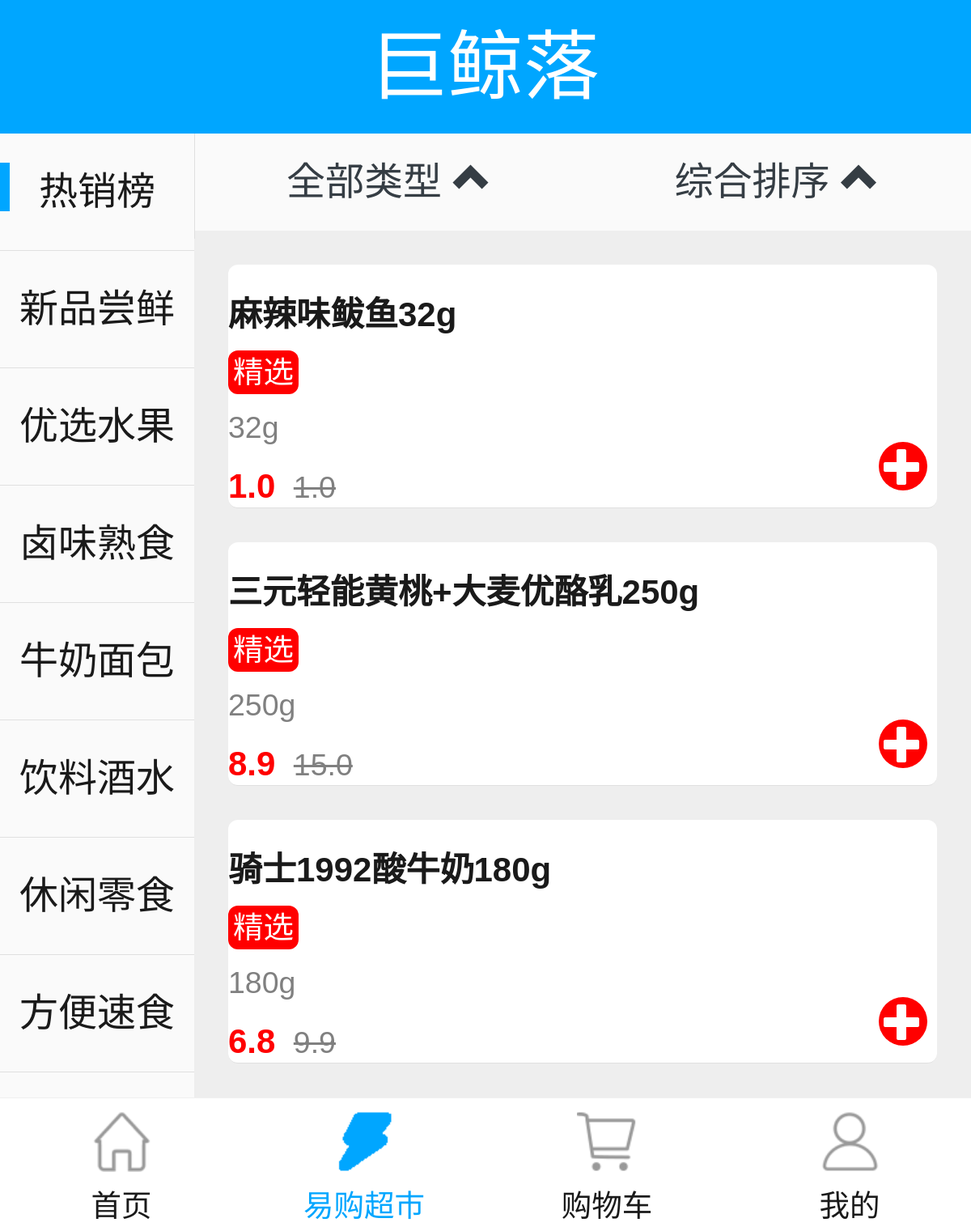
Page /jingluo/market/104749/0/0/ on the committed database.
### app/models.py (models this page shows)
class Foodtypes(models.Model):
    typeid = models.CharField(max_length=10)
    typename = models.CharField(max_length=100)
    childtypenames = models.CharField(max_length=200)
    typesort = models.IntegerField()
    class Meta:
        db_table = 'axf_foodtypes'
    def __str__(self):
        return self.typename

class Goods(models.Model):
    productid = models.CharField(max_length=10)
    productimg = models.CharField(max_length=200)
    productname = models.CharField(max_length=100)
    productlongname = models.CharField(max_length=200)
    isxf = models.BooleanField(default=False)
    pmdesc = models.BooleanField(default=False)
    specifics = models.CharField(max_length=100)
    price = models.FloatField()
    marketprice = models.FloatField()
    categoryid = models.CharField(max_length=10)
    childcid = models.CharField(max_length=10)
    childcidname = models.CharField(max_length=50)
    dealerid = models.CharField(max_length=10)
    storenums = models.IntegerField()
    productnum = models.IntegerField()
    class Meta:
        db_table = 'axf_goods'

### app/views.py (the view)
# urls.py: url(r'^market/(\d+)/(\d+)/(\d+)/$', views.market, name='market'), # 闪购超市
def market(request, categoryid, childid, sortid):
    foodtypes = Foodtypes.objects.all()
    typeIndex = int(request.COOKIES.get('typeIndex',0))
    print(foodtypes[typeIndex])
    categoryid = foodtypes[typeIndex].typeid
    childtypenames = foodtypes.get(typeid=categoryid).childtypenames # 对应分类下 子类字符串
    childlist = []
    for item in childtypenames.split('#'):
        arr = item.split(':')
        obj = {'childname':arr[0], 'childid':arr[1]}
        childlist.append(obj)
    if childid == '0':  # 全部分类
        goodslist = Goods.objects.filter(categoryid=categoryid)
    else:   # 对应分类
        goodslist = Goods.objects.filter(categoryid=categoryid, childcid=childid)
    if sortid == '1':   # 销量排序
        goodslist= goodslist.order_by('productnum')
    elif sortid == '2': # 价格最低
        goodslist= goodslist.order_by('price')
    elif sortid == '3': # 价格最高
        goodslist= goodslist.order_by('-price')
    token = request.session.get('token')
    carts = []
    if token:
        user = User.objects.get(token=token)
        carts = Cart.objects.filter(user=user).exclude(number=0)
    data = {
        'title': '闪购超市',
        'foodtypes':foodtypes,
        'goodslist':goodslist,
        'childlist':childlist,
        'categoryid':categoryid,
        'childid':childid,
        'carts': carts
    }
    return render(request, 'market/market.html', context=data)

### templates/market/market.html (shortened to what this page needs)
{% extends 'base/base.html' %}
{% load static %}
{% block EXTCSS %}
    <link rel="stylesheet" href="{% static 'market/css/market.css' %}">
{% endblock %}
{% block content %}
<div class="market">
    <div class="type-slider">
        <ul>
            {% for foodtype in foodtypes %}
                <li class="type-item">
                    <span></span>
                    <a href="{% url 'axf:market' foodtype.typeid childid 0 %}">
                        {{ foodtype.typename }}
                    </a>
                </li>
            {% endfor %}
        </ul>
    </div>
    <nav>
        <ul>
            <li id="allBt">
                <span>全部类型 <b class="glyphicon glyphicon-chevron-up"></b> </span>
            </li>
            <li id="sortBt">
                <span>综合排序 <b class="glyphicon glyphicon-chevron-up"></b> </span>
            </li>
        </ul>
    </nav>
    <div class="main-content">
        <div class="content-wrapper">
            <ul>
                {% for goods in goodslist %}
                    <li>
                        <a href="#">
                            <div class="goods-info">
                                <p class="name">{{ goods.productlongname }}</p>
                                <p class="detailtag">
                                    {% if goods.isxf %}
                                        <span class="xf">精选</span>
                                    {% endif %}
                                </p>
                                <p class="specifics">{{ goods.specifics }}</p>
                                <p class="price">
                                    <span class="now-price">{{ goods.price }}</span>
                                    <span class="market-price">{{ goods.marketprice }}</span>
                                </p>
                            </div>
                        </a>
                        <div class="bt-wrapper">
                            <span class="glyphicon glyphicon-plus" goodsid="{{ goods.id }}"></span>
                        </div>
                    </li>
                {% endfor %}
            </ul>
        </div>
    </div>
</div>
{% endblock %}

### templates/base/base.html (shortened to what this page needs)
{% load static %}
<!DOCTYPE html>
<html lang="en">
<head>
    <link rel="stylesheet" href="{% static 'base/css/bootstrap.css' %}">
    <link rel="stylesheet" href="{% static 'base/css/swiper.css' %}">
    <link rel="stylesheet" href="{% static 'base/css/reset.css' %}">
    <link rel="stylesheet" href="{% static 'base/css/base.css' %}">
    {% block EXTCSS %}
    {% endblock %}
</head>
<body>
{% block header %}
    <header>巨鲸落</header>
{% endblock %}
<div class="hidescroll">
    <div id="content">
        {% block content %}
        {% endblock %}
    </div>
</div>
{% block footer %}
    <footer>
        <a href="{% url 'axf:home' %}" class="home">
            <dl>
                <dt><span></span></dt>
                <dd> 首页</dd>
            </dl>
        </a>
        <a href="{% url 'axf:market' 104749 0 0 %}" class="market">
            <dl>
                <dt><span></span></dt>
                <dd> 易购超市 </dd>
            </dl>
        </a>
        <a href="{% url 'axf:cart' %}" class="cart">
            <dl>
                <dt><span></span></dt>
                <dd> 购物车</dd>
            </dl>
        </a>
        <a href="{% url 'axf:mine' %}" class="mine">
            <dl>
                <dt><span></span></dt>
                <dd> 我的 </dd>
            </dl>
        </a>
    </footer>
{% endblock %}
</body>
</html>

### static/base/css/base.css (style rules this page uses)
html, body { width: 100%; height: 100%; }
body { margin: 0; padding: 0; background: #eee; }
header { width: 100%; height: 2.75rem; background: #00a6ff; color: white; font-size: 1.5625rem; text-align: center; line-height: 2.75rem; position: fixed; top: 0; left: 0; z-index: 99; }
.hidescroll { width: 100%; height: 100%; overflow-x: hidden; overflow-y: auto; padding: 2.75rem 0; }
#content { height: 100%; overflow-x: hidden; position: relative; }
footer { width: 100%; height: 2.75rem; line-height: 2.75rem; font-size: 0.277777rem; border-top: 1px solid #f0f0f0; z-index: 99; position: fixed; display: flex; left: 0; bottom: 0; background: #fff; }
footer a { display: block; width: 25%!important; text-align: center; overflow: hidden!important; }
footer dl { height: 100%; }
footer dl dt { height: 65%; position: relative; }
footer dl dt span { display: inline-block; width: 50%; height: 100%; }
footer dl dd { width: 100%; height: 35%; font-size: 0.625rem; }
footer .home span { background: url(/static/base/img/home.png) no-repeat center; background-size: 1.25rem; }
footer .market span { background: url(/static/base/img/market.png) no-repeat center; background-size: 1.25rem; }
footer .cart span { background: url(/static/base/img/cart.png) no-repeat center; background-size: 1.25rem; }
footer .mine span { background: url(/static/base/img/mine.png) no-repeat center; background-size: 1.25rem; }
a { text-decoration: none }
a:link { text-decoration: none }

### static/market/css/market.css (style rules this page uses)
.market { height: 100%; width: 100%; position: relative; }
footer .market span { background-image: url(/static/base/img/market1.png); }
footer .market dd { color: #00a6ff; }
.market .type-slider { width: 4rem; height: 100%; background: #fafafa; overflow: hidden; font-size: 0.8rem; overflow: hidden; position: absolute; z-index: 9; }
.market .type-slider ul li { list-style: none; text-align: center; border-bottom: 1px solid #e0e0e0; width:100%; line-height: 2.4rem; position: relative; }
.market .type-slider ul li span { background: #00a6ff; width: 0.2rem; height: 1rem; position: absolute; left:0; top: 0.6rem; display: none; }
.market .type-slider ul .active span { display: block; }
.market nav { width: 100%; height: 2rem; padding-left: 4rem; line-height: 2rem; text-align: center; background: #fafafa; position: relative; z-index: +1; }
.market nav ul { display: flex; border-left: 1px solid #e0e0e0; }
.market nav ul li { width: 50%; }
.market nav ul li span { font-size: 0.8rem; }
.market .main-content { width: 100%; height: 100%; padding-left: 4rem; padding-top: 2rem; position: absolute; left: 0; top: 0; }
.market .main-content .content-wrapper { width: 100%; height: 100%; overflow-y: auto; }
.market .main-content .content-wrapper ul li { background: white; border-bottom: 1px solid #e0e0e0; margin: 0.7rem; border-radius: 0.2rem; position: relative; }
.market .main-content .content-wrapper ul li a { display: block; height: 5rem; }
.market .main-content .content-wrapper ul li a .goods-info { width: 66.6%; float: left; font-size: 0.625rem; }
.market .main-content .content-wrapper ul li a .goods-info .name { margin: 0.5rem 0 0; overflow: hidden; text-overflow: ellipsis; white-space: nowrap; font-weight: 600; font-size: 0.7rem; }
.market .main-content .content-wrapper ul li a .goods-info .detailtag { margin: 0.2rem 0; }
.market .main-content .content-wrapper ul li a .goods-info .detailtag .xf { background: red; color: white; border-radius: 0.2rem; margin-right: 0.2rem; padding: 0.1rem; }
.market .main-content .content-wrapper ul li a .goods-info .specifics { color: grey; }
.market .main-content .content-wrapper ul li a .goods-info .price { margin: 0.2rem 0; }
.market .main-content .content-wrapper ul li a .goods-info .price .now-price { color: red; margin-right: 0.2rem; font-size: 0.7rem; font-weight: 600; }
.market .main-content .content-wrapper ul li a .goods-info .price .market-price { color: grey; text-decoration: line-through; }
.market .main-content .content-wrapper ul li .bt-wrapper { position: absolute; right: 0.2rem; bottom: 0; width: 28%; height: 1.5rem; line-height: 1.5rem; font-size: 0.8rem; text-align: right; }
.market .main-content .content-wrapper ul li .bt-wrapper .glyphicon { background: red; color: white; border-radius: 50%; padding: 0.1rem; }

### rows in the picture
Foodtypes: typename "热销榜"
Foodtypes: typename "新品尝鲜"
Foodtypes: typename "优选水果"
Foodtypes: typename "卤味熟食"
Foodtypes: typename "牛奶面包"
Foodtypes: typename "饮料酒水"
Foodtypes: typename "休闲零食"
Foodtypes: typename "方便速食"
Goods: productlongname "麻辣味鲅鱼32g", isxf "精选", specifics "32g", price "1.0", marketprice "1.0"
Goods: productlongname "三元轻能黄桃+大麦优酪乳250g", isxf "精选", specifics "250g", price "8.9", marketprice "15.0"
Goods: productlongname "骑士1992酸牛奶180g", isxf "精选", specifics "180g", price "6.8", marketprice "9.9"
